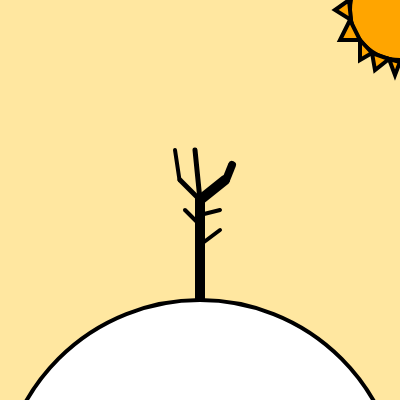
Frame 1 (no input)
Frame 60 (no input): identical to frame 1, image omitted
Frame 120 (the mouse pressed at the canvas centre since frame 60): identical to frame 1, image omitted

The p5.js sketch that drew this single still picture (run headless with seeded random() and noise() and a simulated clock; from frame 60 on, the mouse is pressed at the canvas centre):

// p5.js sketch
// ── sketch.js
function setup() {
  createCanvas(400, 400);
}

function draw() {
  background(255,231,160);

  strokeWeight(10, 10);
    //Tree Trunk
    line(200, 200, 200, 300);

    //Top Branches
    line(200, 200, 225, 180);
    strokeWeight(8, 8);
    line(226, 180, 232, 165);

    strokeWeight(5, 5);
    line(200, 200, 195, 150);

    line(200, 200, 180, 180);
    strokeWeight(4, 4);
    line(179.5, 180, 175, 150);

    //Middle Branches
    line(200, 215, 220, 210);
    line(200, 225, 185, 210);
    line(200, 245, 220, 230);

    

  //Ground
  fill("White");
  circle(200,500,400);

  //sun
  fill("orange");
  circle(400, 10, 100);
  triangle(350, 20, 340, 40, 360, 40);
  triangle(349, 0, 335, 10, 351, 20);
  triangle(360, 40, 360, 60, 372, 53);
  triangle(372, 53, 375, 70, 389, 59);
  triangle(389, 59, 395, 75, 400, 62);
}
